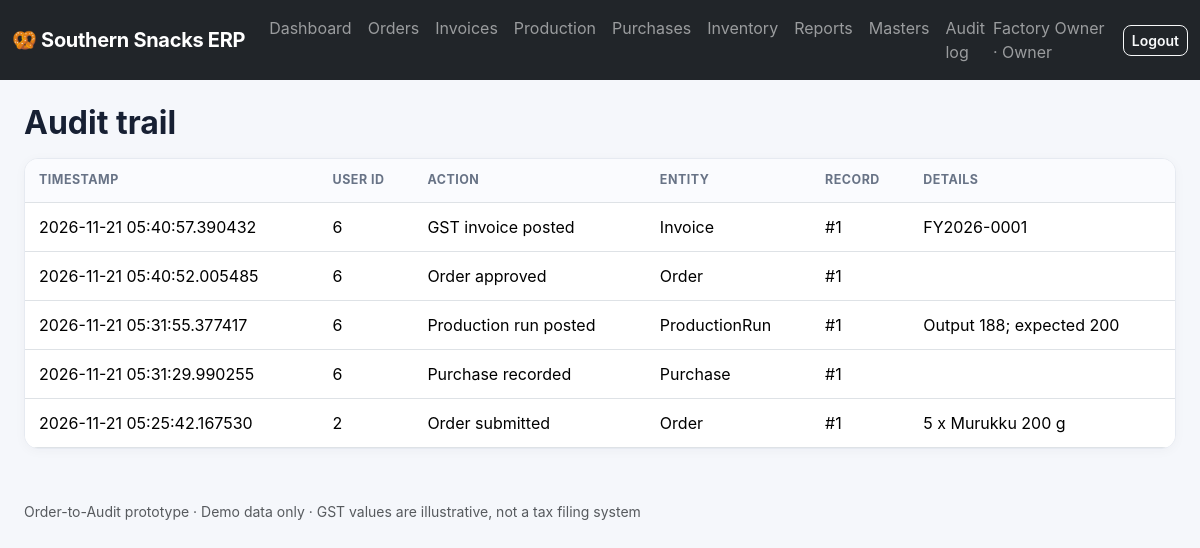
/audit-log (signed in), run on the app's committed database.
### app.py (models this page shows, shortened)
class User(UserMixin, db.Model):
    id=db.Column(db.Integer, primary_key=True); username=db.Column(db.String(80), unique=True); password_hash=db.Column(db.String(255)); role=db.Column(db.String(30)); full_name=db.Column(db.String(120))

class AuditLog(db.Model):
    id=db.Column(db.Integer,primary_key=True); user_id=db.Column(db.Integer); action=db.Column(db.String(100)); entity=db.Column(db.String(50)); entity_id=db.Column(db.Integer); details=db.Column(db.Text); created_at=db.Column(db.DateTime,default=datetime.utcnow)

### app.py (the view)
@app.route('/audit-log')
@role_required('admin','owner','auditor')
def audit_log(): return render_template('audit.html',logs=AuditLog.query.order_by(AuditLog.created_at.desc()).limit(300).all())

### app.py (called while the page is built)
@login_manager.user_loader
def load_user(uid): return db.session.get(User,int(uid))

def role_required(*roles):
    def deco(fn):
        @wraps(fn)
        def wrapped(*a,**kw):
            if not current_user.is_authenticated: return login_manager.unauthorized()
            if current_user.role not in roles: abort(403)
            return fn(*a,**kw)
        return wrapped
    return deco

@app.context_processor
def inject(): return {'today':date.today(), 'invoice_due':invoice_due}

### templates/audit.html
{% extends 'base.html' %}{% block content %}<h2 class="fw-bold mb-3">Audit trail</h2><div class="card"><div class="table-responsive"><table class="table table-sm mb-0"><thead><tr><th>Timestamp</th><th>User ID</th><th>Action</th><th>Entity</th><th>Record</th><th>Details</th></tr></thead><tbody>{% for l in logs %}<tr><td>{{l.created_at}}</td><td>{{l.user_id}}</td><td>{{l.action}}</td><td>{{l.entity}}</td><td>#{{l.entity_id}}</td><td>{{l.details}}</td></tr>{% endfor %}</tbody></table></div></div>{% endblock %}

### templates/base.html (shortened to what this page needs)
<!doctype html><html lang="en"><head><meta charset="utf-8"><meta name="viewport" content="width=device-width, initial-scale=1"><title>{{ title or 'Southern Snacks | Order-to-Audit' }}</title><link href="https://cdn.jsdelivr.net/npm/bootstrap@5.3.3/dist/css/bootstrap.min.css" rel="stylesheet"><link href="{{ url_for('static',filename='style.css') }}" rel="stylesheet"></head><body>{% if current_user.is_authenticated %}<nav class="navbar navbar-expand-lg navbar-dark bg-dark"><div class="container-fluid"><a class="navbar-brand fw-bold" href="{{ url_for('dashboard') }}">🥨 Southern Snacks ERP</a><button class="navbar-toggler" data-bs-toggle="collapse" data-bs-target="#nav"></button><div class="collapse navbar-collapse" id="nav"><ul class="navbar-nav me-auto">{% for endpoint,label in [('dashboard','Dashboard'),('orders','Orders'),('invoices','Invoices'),('production','Production'),('purchases','Purchases'),('inventory','Inventory'),('reports','Reports')] %}<li class="nav-item"><a class="nav-link" href="{{ url_for(endpoint) }}">{{ label }}</a></li>{% endfor %}{% if current_user.role in ['admin','owner'] %}<li class="nav-item"><a class="nav-link" href="{{ url_for('masters') }}">Masters</a></li>{% endif %}{% if current_user.role in ['admin','owner','auditor'] %}<li class="nav-item"><a class="nav-link" href="{{ url_for('audit_log') }}">Audit log</a></li>{% endif %}</ul><span class="navbar-text me-3">{{ current_user.full_name }} · {{ current_user.role|title }}</span><a class="btn btn-outline-light btn-sm" href="{{ url_for('logout') }}">Logout</a></div></div></nav>{% endif %}<main class="container-fluid px-lg-4 py-4">{% with messages=get_flashed_messages(with_categories=true) %}{% for category,message in messages %}<div class="alert alert-{{ category }} alert-dismissible fade show">{{ message }}<button class="btn-close" data-bs-dismiss="alert"></button></div>{% endfor %}{% endwith %}{% block content %}{% endblock %}</main><footer class="container-fluid px-lg-4 pb-3 text-muted small">Order-to-Audit prototype · Demo data only · GST values are illustrative, not a tax filing system</footer><script src="https://cdn.jsdelivr.net/npm/bootstrap@5.3.3/dist/js/bootstrap.bundle.min.js"></script></body></html>

### static/style.css (style rules this page uses)
:root { --ink:#172033;--muted:#687386;--brand:#2457d6 }
body { background:#f5f7fb;color:var(--ink);font-family:Inter,system-ui,-apple-system,Segoe UI,sans-serif }
.navbar-brand { letter-spacing:-.3px }
.card { border:1px solid #e6eaf1;border-radius:14px;box-shadow:0 2px 12px rgba(23,32,51,.035);overflow:hidden }
.table>:not(caption)>*>* { padding:12px 14px;vertical-align:middle }
.table thead th { font-size:.78rem;text-transform:uppercase;letter-spacing:.04em;color:#687386;background:#fafbfe }
.btn { border-radius:8px;font-weight:600 }
footer { margin-top:28px }

### data on the page
User: full_name "Factory Owner", role "Owner"
AuditLog: created_at "2026-11-21 05:40:57.390432", user_id "6", action "GST invoice posted", entity "Invoice", entity_id "1", details "FY2026-0001"
AuditLog: created_at "2026-11-21 05:40:52.005485", user_id "6", action "Order approved", entity "Order", entity_id "1"
AuditLog: created_at "2026-11-21 05:31:55.377417", user_id "6", action "Production run posted", entity "ProductionRun", entity_id "1", details "Output 188; expected 200"
AuditLog: created_at "2026-11-21 05:31:29.990255", user_id "6", action "Purchase recorded", entity "Purchase", entity_id "1"
AuditLog: created_at "2026-11-21 05:25:42.167530", user_id "2", action "Order submitted", entity "Order", entity_id "1", details "5 x Murukku 200 g"

### other printed values
{{ label }} "Dashboard" "Orders" "Invoices" "Production" "Purchases" "Inventory" "Reports"
